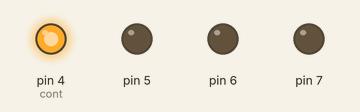
Bench run of a sketch on a simulated Arduino Uno, built with avr-gcc and run on an emulated ATmega328P. Shown: output pins drawn as LEDs (lit = HIGH).

Above: at 0.2 s.
At 0.7 s:
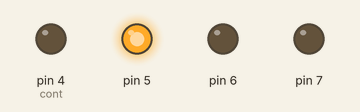
At 2.7 s:
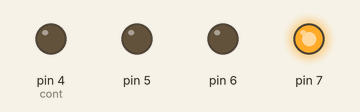
At 4.7 s:
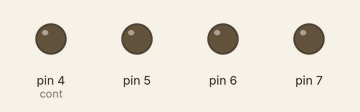
At 6.2 s:
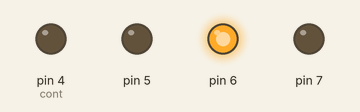
Timing chart, 0 to 6.5 s (numbered marks = the images above):
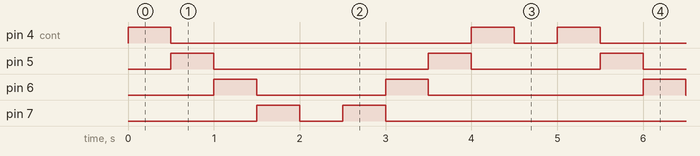

Measured:
- by itself, pin 4 (cont): repeats every 5.0 s: LOW 3.5 s, HIGH 0.50 s, LOW 0.50 s, HIGH 0.50 s
- by itself, pin 5: repeats every 5.0 s: LOW 2.5 s, HIGH 0.50 s, LOW 1.5 s, HIGH 0.50 s
- by itself, pin 6: repeats every 5.0 s: LOW 1.5 s, HIGH 0.50 s, LOW 2.5 s, HIGH 0.50 s
- by itself, pin 7: repeats every 5.0 s: LOW 0.50 s, HIGH 0.50 s, LOW 3.5 s, HIGH 0.50 s

The sketch:

caminata.ino
```cpp
//salida en la que vamos a empezar el encendido
int cont=4;
//bandera para poder regresar
boolean ban=true;
void setup() {
  //empezamos con el cuatro
  int led=cont;
  //activamos todas como salida desde el 4
  for(;led<=7;led++)
    pinMode(led,OUTPUT);

}

void loop() {
  //inicia encendiendo el led 4 y en cada vuelta va aumentando
  digitalWrite(cont,HIGH);
  //esperamos un tiempo
  delay(500);
  // apagamos el led que encendimos despues del tiempo
  digitalWrite(cont,LOW);
  //si la bandera esta activida va aumentando si esta falsa va disminuyendo
  if(ban)
    cont++;
  else
    cont--;
  // si el contador llego al final entonces empieza a regresar
  if(cont==8 && ban)
    ban=false;
  else if(cont==3 && !ban)
    ban=true;
}
```
